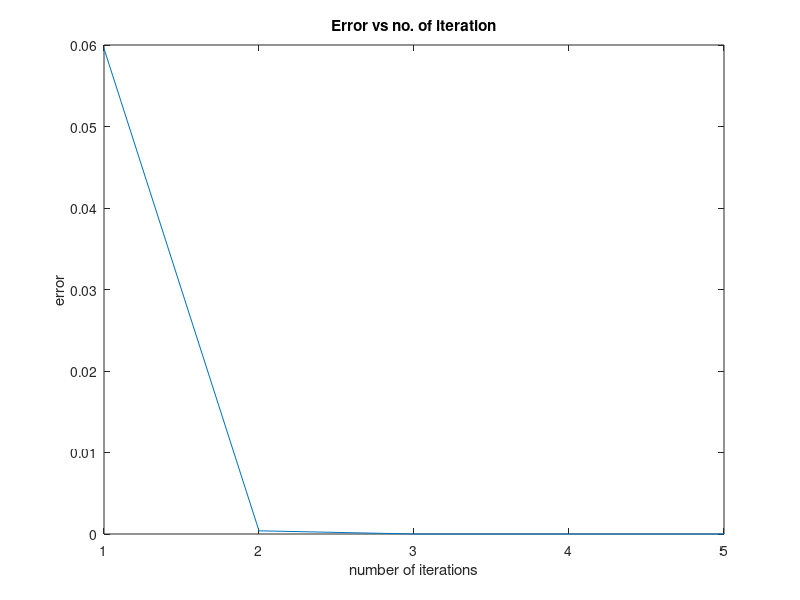

The MATLAB script that drew this image:
%Anshul Kumar Sahoo%
%Roll-1802287%
%NEWTON RAPHALSON METHOD MATLAB CODE%
f=@(x) cos(x)-3*x+1;
df=@(x) -sin(x)-3
a=0;
b=1;
x=a;
for i=1:1:100;
    x1=x-(f(x)/df(x));
    x=x1;
end
solve=x;
fprintf('Approximate root is %f',solve);
a=0;
b=1;
x=a;
error(5)=0;
for i=1:1:5
    x1=x-(f(x)/df(x));
    x = x1;
    error(i)=x1-solve;
end
plot(error);
title('Error vs no. of iteration')
xlabel('number of iterations')
ylabel('error')



